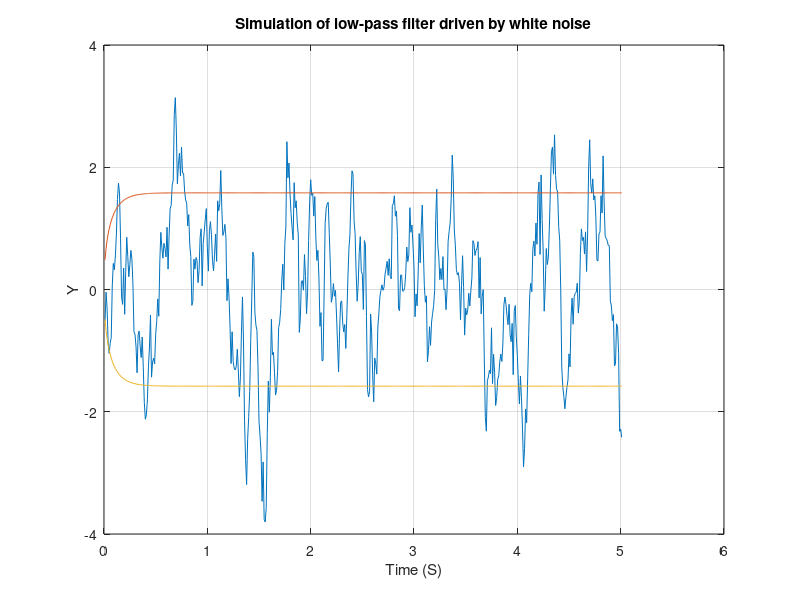

Write the MATLAB code that produced this figure.
%Low pass filter
TAU=0.2; % time constant
PHI=1.0; % power spectral density
count=0; 
T=0;
H=.01;
SIG=sqrt(PHI/H);
Y=0;
while T <= 5.0
    X=SIG*randn;
    YOLD=Y;
    STEP=1;
    FLAG=0;
    while STEP <=1
        if FLAG ==1
            STEP=2;
            Y=Y+H*YD;
            T=T+H;
        end
        YD=(X-Y)/TAU;
        FLAG=1;
    end
    FLAG=0;
    Y=(YOLD+Y)/2.+.5*H*YD;
    SIGPLUS=sqrt(PHI*(1.-exp(-2.*T/TAU))/(2.*TAU));
    SIGMINUS=-SIGPLUS;
    count=count+1;
    ArrayT(count)=T;
    ArrayY(count)=Y;
    ArraySIGPLUS(count)=SIGPLUS;
    ArraySIGMINUS(count)=SIGMINUS;
end
figure
plot(ArrayT,ArrayY,ArrayT,ArraySIGPLUS,ArrayT,ArraySIGMINUS),grid
title('Simulation of low-pass filter driven by white noise')
xlabel('Time (S)')
ylabel('Y')
clc
output=[ArrayT,ArrayY,ArraySIGPLUS,ArraySIGMINUS];
save datfil.txt output -ascii
disp 'simulation finished'